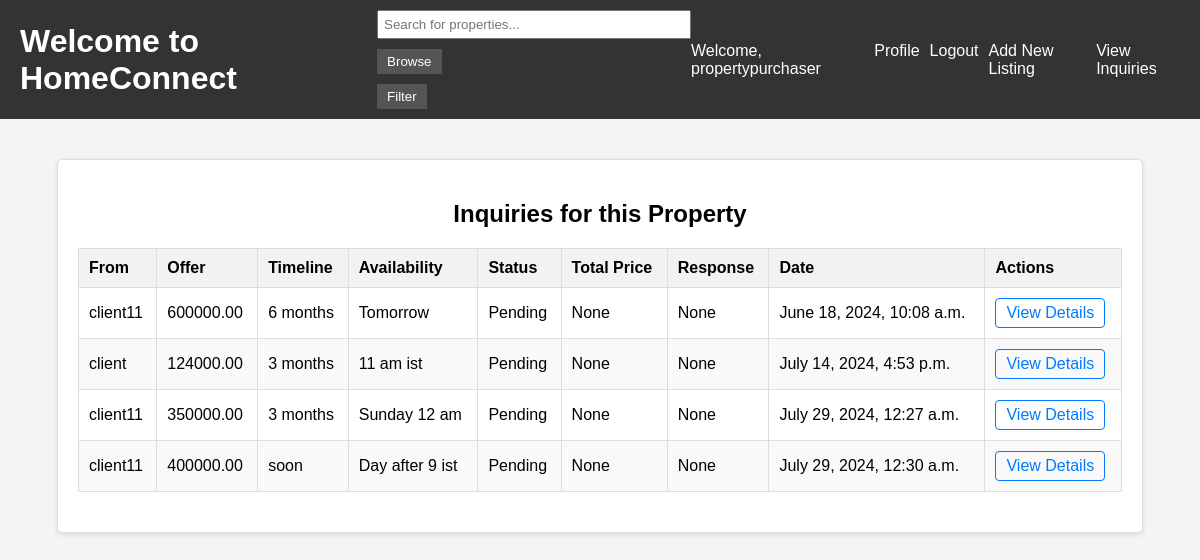
Page /properties/14/track_inquiries/ (signed in) on the committed database.
### core/models.py (models this page shows, shortened)
class CustomUser(AbstractUser):
    USER_TYPE_CHOICES = (
        ('client', 'Client'),
        ('property_purchaser', 'Property Purchaser'),
        ('salesperson', 'Salesperson'),
    )
    user_role = models.CharField(max_length=20, choices=USER_TYPE_CHOICES, default='client')
    phone_number = models.CharField(max_length=15, blank=True, null=True)
    office_address = models.CharField(max_length=255, blank=True, null=True)

class Inquiry(models.Model):
    client = models.ForeignKey(CustomUser, on_delete=models.CASCADE, related_name='inquiries')
    property = models.ForeignKey(Property, on_delete=models.CASCADE)
    offer = models.DecimalField(max_digits=10, decimal_places=2, default=0.0)
    timeline = models.CharField(max_length=100, default='As soon as possible')
    availability = models.CharField(max_length=100, default='Anytime')
    status = models.CharField(max_length=50, default='Pending')
    estimated_closing_time = models.DateTimeField(null=True, blank=True)
    total_price = models.DecimalField(max_digits=10, decimal_places=2, null=True, blank=True)
    response = models.TextField(null=True, blank=True)
    created_at = models.DateTimeField(auto_now_add=True)  # Automatically set the field to now when the object is first created

### core/views.py (the view)
# urls.py: path('properties/<int:property_id>/track_inquiries/', views.track_inquiries, name='track_inquiries'),
@login_required
def track_inquiries(request, property_id):
    property = get_object_or_404(Property, id=property_id)
    inquiries = Inquiry.objects.filter(property=property)
    return render(request, 'track_inquiries.html', {'inquiries': inquiries, 'property_id': property_id})

### core/templates/track_inquiries.html (shortened to what this page needs)
{% extends 'base.html' %}
{% block content %}
<div class="inquiries-box">
    <h2>Inquiries for this Property</h2>
    {% if inquiries %}
        <table class="inquiry-table">
            <thead>
                <tr>
                    <th>From</th>
                    <th>Offer</th>
                    <th>Timeline</th>
                    <th>Availability</th>
                    <th>Status</th>
                    <th>Total Price</th>
                    <th>Response</th>
                    <th>Date</th>
                    <th>Actions</th>
                </tr>
            </thead>
            <tbody>
                {% for inquiry in inquiries %}
                    <tr>
                        <td>{{ inquiry.client.username }}</td>
                        <td>{{ inquiry.offer }}</td>
                        <td>{{ inquiry.timeline }}</td>
                        <td>{{ inquiry.availability }}</td>
                        <td>{{ inquiry.status }}</td>
                        <td>{{ inquiry.total_price|default:"None" }}</td>
                        <td>{{ inquiry.response|default:"None" }}</td>
                        <td>{{ inquiry.created_at|date:"F j, Y, g:i a" }}
                        </td>
                        <td><a href="{% url 'inquiry_detail' inquiry.id %}">View Details</a></td>
                    </tr>
                {% endfor %}
            </tbody>
        </table>
    {% else %}
        <p>No inquiries yet.</p>
    {% endif %}
</div>
{% endblock %}

### core/templates/base.html (shortened to what this page needs)
<!DOCTYPE html>
<html>
<head>
    {% load static %}
    <link rel="stylesheet" type="text/css" href="{% static 'styles.css' %}">
</head>
<body>
    <header>
        <h1><a href="{% url 'home' %}">Welcome to HomeConnect</a></h1>
        <form method="get" action="{% url 'search' %}">
            <input type="text" name="query" placeholder="Search for properties..." value="{{ request.GET.query }}">
            <button type="submit">Browse</button>
            <button type="button" onclick="toggleFilters()">Filter</button>
        </form>
        <nav>
            {% if user.is_authenticated %}
                <span>Welcome, {{ user.username }}</span>
                <a href="{% url 'profile' user.id %}">Profile</a>
                <a href="{% url 'logout' %}">Logout</a>
                {% if not user.is_superuser %}
                    {% if user.user_role == 'property_purchaser' %}
                        <a href="{% url 'create_property_step1' %}">Add New Listing</a>
                        <a href="{% url 'inquiry_list' %}">View Inquiries</a>
                    {% endif %}
                {% else %}
                    <a href="{% url 'admin:index' %}">Admin Dashboard</a>
                {% endif %}
            {% else %}
                <a href="{% url 'signup' %}">Register</a>
                <a href="{% url 'login' %}">Login</a>
            {% endif %}
        </nav>
    </header>
    <main>
        {% block content %}
        {% endblock %}
    </main>
</body>
</html>

### core/static/styles.css (style rules this page uses)
body { font-family: Arial, sans-serif; background-color: #f4f4f4; margin: 0; padding: 0; }
header { background-color: #333; color: white; padding: 10px 20px; display: flex; justify-content: space-between; align-items: center; }
header h1 { margin: 0; }
header h1 a { color: white !important; text-decoration: none; }
header form { margin: 0; }
header input[type="text"] { padding: 5px; width: 200px; }
header button { padding: 5px 10px; background-color: #555; color: white; border: none; cursor: pointer; }
nav { display: flex; gap: 10px; }
nav a { color: white; text-decoration: none; }
main { padding: 20px; }
h2 { text-align: center; }
form { display: flex; flex-direction: column; gap: 10px; }
form button { width: fit-content; padding: 5px 10px; background-color: #555; color: white; border: none; cursor: pointer; }
form input[type="text"], form input[type="password"], form select { padding: 5px; width: 300px; }
.inquiries-box, .inquiry-detail-box { background-color: white; border: 1px solid #ddd; border-radius: 5px; box-shadow: 0 2px 5px rgba(0, 0, 0, 0.1); padding: 20px; margin: 20px auto; max-width: 90%; }
table { width: 100%; border-collapse: collapse; margin-bottom: 20px; }
table, th, td { border: 1px solid black; }
th, td { padding: 8px; text-align: left; }
th { background-color: #f2f2f2; }

### core/templates/track_inquiries.html (style rules this page uses)
.inquiry-table { width: 100%; border-collapse: collapse; margin-top: 20px; }
.inquiry-table th, .inquiry-table td { border: 1px solid #ddd; padding: 10px; text-align: left; }
.inquiry-table th { background-color: #f2f2f2; font-weight: bold; }
.inquiry-table tr:nth-child(even) { background-color: #f9f9f9; }
.inquiry-table a { text-decoration: none; color: #007bff; padding: 5px 10px; border: 1px solid #007bff; border-radius: 4px; display: inline-block; }

### rows in the picture
CustomUser: username "propertypurchaser"
Inquiry: client.username "client11", offer "600000.00", timeline "6 months", availability "Tomorrow", status "Pending", total_price "None", response "None", created_at "June 18, 2024, 10:08 a.m."
Inquiry: client.username "client", offer "124000.00", timeline "3 months", availability "11 am ist", status "Pending", total_price "None", response "None", created_at "July 14, 2024, 4:53 p.m."
Inquiry: client.username "client11", offer "350000.00", timeline "3 months", availability "Sunday 12 am", status "Pending", total_price "None", response "None", created_at "July 29, 2024, 12:27 a.m."
Inquiry: client.username "client11", offer "400000.00", timeline "soon", availability "Day after 9 ist", status "Pending", total_price "None", response "None", created_at "July 29, 2024, 12:30 a.m."
